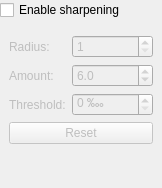
<?xml version="1.0" encoding="UTF-8"?>
<ui version="4.0">
 <class>SharpeningWidget</class>
 <widget class="QWidget" name="SharpeningWidget">
  <property name="geometry">
   <rect>
    <x>0</x>
    <y>0</y>
    <width>162</width>
    <height>188</height>
   </rect>
  </property>
  <property name="windowTitle">
   <string>Form</string>
  </property>
  <layout class="QVBoxLayout" name="verticalLayout">
   <property name="leftMargin">
    <number>0</number>
   </property>
   <property name="topMargin">
    <number>0</number>
   </property>
   <property name="rightMargin">
    <number>0</number>
   </property>
   <property name="bottomMargin">
    <number>0</number>
   </property>
   <item>
    <widget class="QCheckBox" name="enable">
     <property name="text">
      <string>Enable sharpening</string>
     </property>
    </widget>
   </item>
   <item>
    <widget class="QWidget" name="mainWidget" native="true">
     <property name="enabled">
      <bool>false</bool>
     </property>
     <layout class="QFormLayout" name="formLayout">
      <item row="0" column="0">
       <widget class="QLabel" name="label_3">
        <property name="text">
         <string>Radius:</string>
        </property>
       </widget>
      </item>
      <item row="1" column="0">
       <widget class="QLabel" name="label_4">
        <property name="text">
         <string>Amount:</string>
        </property>
       </widget>
      </item>
      <item row="1" column="1">
       <widget class="QDoubleSpinBox" name="amount">
        <property name="decimals">
         <number>1</number>
        </property>
        <property name="maximum">
         <double>100.000000000000000</double>
        </property>
        <property name="singleStep">
         <double>0.100000000000000</double>
        </property>
        <property name="value">
         <double>6.000000000000000</double>
        </property>
       </widget>
      </item>
      <item row="2" column="0">
       <widget class="QLabel" name="label_5">
        <property name="text">
         <string>Threshold:</string>
        </property>
       </widget>
      </item>
      <item row="3" column="0" colspan="2">
       <widget class="QPushButton" name="resetButton">
        <property name="text">
         <string>Reset</string>
        </property>
       </widget>
      </item>
      <item row="0" column="1">
       <widget class="QSpinBox" name="radius">
        <property name="minimum">
         <number>1</number>
        </property>
        <property name="maximum">
         <number>10</number>
        </property>
       </widget>
      </item>
      <item row="2" column="1">
       <widget class="QSpinBox" name="threshold">
        <property name="suffix">
         <string> ‱</string>
        </property>
        <property name="maximum">
         <number>999</number>
        </property>
       </widget>
      </item>
     </layout>
    </widget>
   </item>
  </layout>
 </widget>
 <resources/>
 <connections>
  <connection>
   <sender>enable</sender>
   <signal>toggled(bool)</signal>
   <receiver>mainWidget</receiver>
   <slot>setEnabled(bool)</slot>
   <hints>
    <hint type="sourcelabel">
     <x>80</x>
     <y>10</y>
    </hint>
    <hint type="destinationlabel">
     <x>80</x>
     <y>107</y>
    </hint>
   </hints>
  </connection>
 </connections>
</ui>
